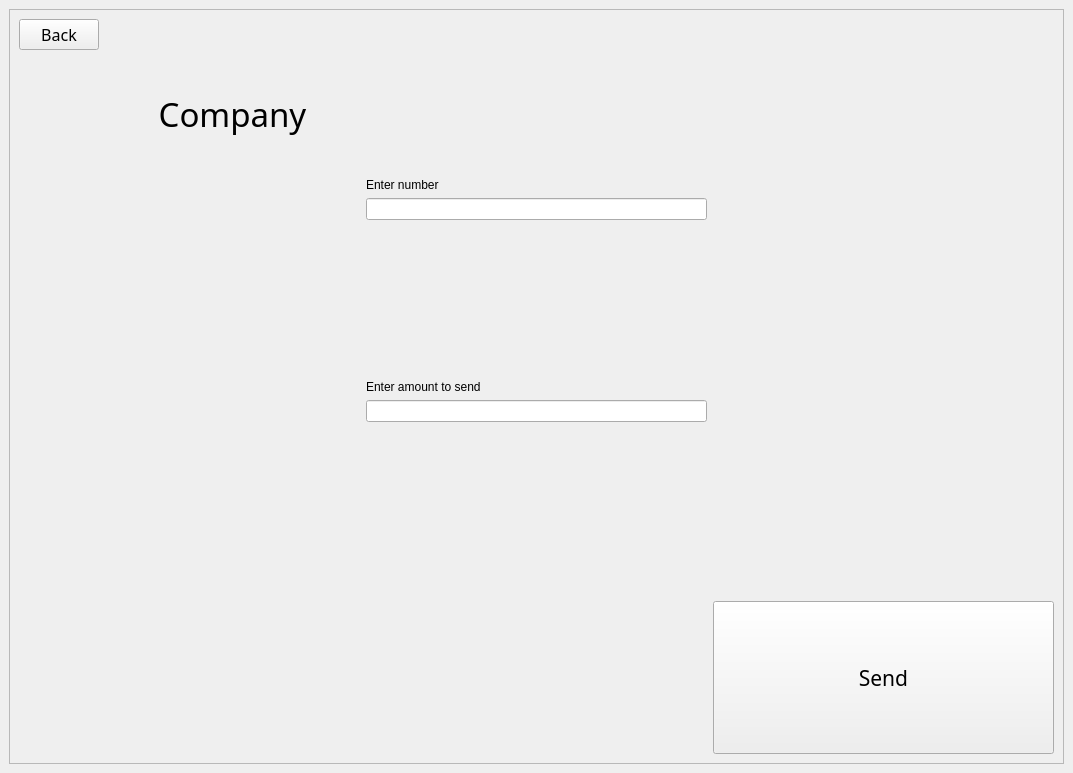
<?xml version="1.0" encoding="UTF-8"?>
<ui version="4.0">
 <class>MainWindow</class>
 <widget class="QMainWindow" name="MainWindow">
  <property name="geometry">
   <rect>
    <x>0</x>
    <y>0</y>
    <width>1073</width>
    <height>773</height>
   </rect>
  </property>
  <property name="windowTitle">
   <string>ATM</string>
  </property>
  <property name="unifiedTitleAndToolBarOnMac">
   <bool>true</bool>
  </property>
  <widget class="QWidget" name="centralwidget">
   <layout class="QGridLayout" name="gridLayout_6">
    <item row="0" column="0">
     <widget class="QStackedWidget" name="pages">
      <property name="enabled">
       <bool>true</bool>
      </property>
      <property name="sizePolicy">
       <sizepolicy hsizetype="Minimum" vsizetype="Minimum">
        <horstretch>0</horstretch>
        <verstretch>0</verstretch>
       </sizepolicy>
      </property>
      <property name="inputMethodHints">
       <set>Qt::ImhDigitsOnly|Qt::ImhPreferNumbers</set>
      </property>
      <property name="frameShape">
       <enum>QFrame::StyledPanel</enum>
      </property>
      <property name="frameShadow">
       <enum>QFrame::Raised</enum>
      </property>
      <property name="currentIndex">
       <number>5</number>
      </property>
      <widget class="QWidget" name="home_page">
       <property name="autoFillBackground">
        <bool>true</bool>
       </property>
       <layout class="QGridLayout" name="options_grid">
        <item row="2" column="0">
         <widget class="QPushButton" name="exit_button">
          <property name="sizePolicy">
           <sizepolicy hsizetype="Minimum" vsizetype="Expanding">
            <horstretch>0</horstretch>
            <verstretch>0</verstretch>
           </sizepolicy>
          </property>
          <property name="minimumSize">
           <size>
            <width>363</width>
            <height>69</height>
           </size>
          </property>
          <property name="font">
           <font>
            <family>Gill Sans Ultra Bold</family>
            <pointsize>18</pointsize>
           </font>
          </property>
          <property name="text">
           <string>Exit</string>
          </property>
         </widget>
        </item>
        <item row="1" column="1">
         <widget class="QPushButton" name="fawry_page_button">
          <property name="sizePolicy">
           <sizepolicy hsizetype="Minimum" vsizetype="Expanding">
            <horstretch>0</horstretch>
            <verstretch>0</verstretch>
           </sizepolicy>
          </property>
          <property name="minimumSize">
           <size>
            <width>362</width>
            <height>70</height>
           </size>
          </property>
          <property name="font">
           <font>
            <family>Gill Sans Ultra Bold</family>
            <pointsize>18</pointsize>
           </font>
          </property>
          <property name="text">
           <string>Fawry Service</string>
          </property>
         </widget>
        </item>
        <item row="0" column="0">
         <widget class="QPushButton" name="withdraw_page_button">
          <property name="sizePolicy">
           <sizepolicy hsizetype="Minimum" vsizetype="Expanding">
            <horstretch>0</horstretch>
            <verstretch>0</verstretch>
           </sizepolicy>
          </property>
          <property name="minimumSize">
           <size>
            <width>363</width>
            <height>69</height>
           </size>
          </property>
          <property name="font">
           <font>
            <family>Gill Sans Ultra Bold</family>
            <pointsize>18</pointsize>
           </font>
          </property>
          <property name="text">
           <string> Cash Withdraw</string>
          </property>
         </widget>
        </item>
        <item row="0" column="1">
         <widget class="QPushButton" name="inquiry_page_button">
          <property name="sizePolicy">
           <sizepolicy hsizetype="Minimum" vsizetype="Expanding">
            <horstretch>0</horstretch>
            <verstretch>0</verstretch>
           </sizepolicy>
          </property>
          <property name="minimumSize">
           <size>
            <width>362</width>
            <height>69</height>
           </size>
          </property>
          <property name="font">
           <font>
            <family>Gill Sans Ultra Bold</family>
            <pointsize>18</pointsize>
           </font>
          </property>
          <property name="text">
           <string>Balance Inquiry</string>
          </property>
         </widget>
        </item>
        <item row="1" column="0">
         <widget class="QPushButton" name="password_page_button">
          <property name="sizePolicy">
           <sizepolicy hsizetype="Minimum" vsizetype="Expanding">
            <horstretch>0</horstretch>
            <verstretch>0</verstretch>
           </sizepolicy>
          </property>
          <property name="minimumSize">
           <size>
            <width>363</width>
            <height>70</height>
           </size>
          </property>
          <property name="font">
           <font>
            <family>Gill Sans Ultra Bold</family>
            <pointsize>18</pointsize>
           </font>
          </property>
          <property name="text">
           <string>Password Change</string>
          </property>
         </widget>
        </item>
       </layout>
      </widget>
      <widget class="QWidget" name="withdraw_page">
       <layout class="QGridLayout" name="gridLayout">
        <item row="9" column="0">
         <spacer name="horizontalSpacer_2">
          <property name="font">
           <font>
            <family>Gill Sans Ultra Bold Condensed</family>
            <pointsize>14</pointsize>
           </font>
          </property>
          <property name="orientation">
           <enum>Qt::Horizontal</enum>
          </property>
          <property name="sizeHint" stdset="0">
           <size>
            <width>40</width>
            <height>20</height>
           </size>
          </property>
         </spacer>
        </item>
        <item row="2" column="2">
         <spacer name="verticalSpacer_2">
          <property name="font">
           <font>
            <family>Gill Sans Ultra Bold Condensed</family>
            <pointsize>14</pointsize>
           </font>
          </property>
          <property name="orientation">
           <enum>Qt::Vertical</enum>
          </property>
          <property name="sizeHint" stdset="0">
           <size>
            <width>20</width>
            <height>40</height>
           </size>
          </property>
         </spacer>
        </item>
        <item row="0" column="0">
         <layout class="QGridLayout" name="gridLayout_11">
          <item row="0" column="0">
           <widget class="QPushButton" name="back_button">
            <property name="sizePolicy">
             <sizepolicy hsizetype="Minimum" vsizetype="Minimum">
              <horstretch>0</horstretch>
              <verstretch>0</verstretch>
             </sizepolicy>
            </property>
            <property name="maximumSize">
             <size>
              <width>93</width>
              <height>28</height>
             </size>
            </property>
            <property name="font">
             <font>
              <family>Gill Sans Ultra Bold Condensed</family>
              <pointsize>14</pointsize>
             </font>
            </property>
            <property name="text">
             <string>Back</string>
            </property>
           </widget>
          </item>
          <item row="0" column="1">
           <spacer name="horizontalSpacer_14">
            <property name="orientation">
             <enum>Qt::Horizontal</enum>
            </property>
            <property name="sizeHint" stdset="0">
             <size>
              <width>40</width>
              <height>20</height>
             </size>
            </property>
           </spacer>
          </item>
         </layout>
        </item>
        <item row="10" column="2">
         <widget class="QPushButton" name="withdraw_enter">
          <property name="sizePolicy">
           <sizepolicy hsizetype="Minimum" vsizetype="Expanding">
            <horstretch>0</horstretch>
            <verstretch>0</verstretch>
           </sizepolicy>
          </property>
          <property name="font">
           <font>
            <family>Gill Sans Ultra Bold Condensed</family>
            <pointsize>14</pointsize>
           </font>
          </property>
          <property name="text">
           <string>Enter</string>
          </property>
         </widget>
        </item>
        <item row="9" column="2">
         <spacer name="horizontalSpacer">
          <property name="font">
           <font>
            <family>Gill Sans Ultra Bold Condensed</family>
            <pointsize>14</pointsize>
           </font>
          </property>
          <property name="orientation">
           <enum>Qt::Horizontal</enum>
          </property>
          <property name="sizeHint" stdset="0">
           <size>
            <width>40</width>
            <height>20</height>
           </size>
          </property>
         </spacer>
        </item>
        <item row="10" column="0">
         <widget class="QLineEdit" name="withdraw_lineedit">
          <property name="sizePolicy">
           <sizepolicy hsizetype="Minimum" vsizetype="Expanding">
            <horstretch>0</horstretch>
            <verstretch>0</verstretch>
           </sizepolicy>
          </property>
          <property name="font">
           <font>
            <family>Gill Sans Ultra Bold Condensed</family>
            <pointsize>14</pointsize>
            <weight>75</weight>
            <bold>true</bold>
           </font>
          </property>
          <property name="inputMethodHints">
           <set>Qt::ImhDigitsOnly|Qt::ImhFormattedNumbersOnly</set>
          </property>
          <property name="inputMask">
           <string/>
          </property>
          <property name="text">
           <string/>
          </property>
          <property name="maxLength">
           <number>32767</number>
          </property>
          <property name="frame">
           <bool>true</bool>
          </property>
          <property name="alignment">
           <set>Qt::AlignCenter</set>
          </property>
          <property name="cursorMoveStyle">
           <enum>Qt::LogicalMoveStyle</enum>
          </property>
          <property name="clearButtonEnabled">
           <bool>true</bool>
          </property>
         </widget>
        </item>
        <item row="6" column="2">
         <widget class="QPushButton" name="withdraw_2000">
          <property name="sizePolicy">
           <sizepolicy hsizetype="Minimum" vsizetype="Expanding">
            <horstretch>0</horstretch>
            <verstretch>0</verstretch>
           </sizepolicy>
          </property>
          <property name="font">
           <font>
            <family>Gill Sans Ultra Bold Condensed</family>
            <pointsize>14</pointsize>
           </font>
          </property>
          <property name="text">
           <string>2000</string>
          </property>
         </widget>
        </item>
        <item row="7" column="0">
         <widget class="QPushButton" name="withdraw_5000">
          <property name="sizePolicy">
           <sizepolicy hsizetype="Minimum" vsizetype="Expanding">
            <horstretch>0</horstretch>
            <verstretch>0</verstretch>
           </sizepolicy>
          </property>
          <property name="font">
           <font>
            <family>Gill Sans Ultra Bold Condensed</family>
            <pointsize>14</pointsize>
           </font>
          </property>
          <property name="text">
           <string>5000</string>
          </property>
         </widget>
        </item>
        <item row="4" column="0">
         <widget class="QPushButton" name="withdraw_200">
          <property name="sizePolicy">
           <sizepolicy hsizetype="Minimum" vsizetype="Expanding">
            <horstretch>0</horstretch>
            <verstretch>0</verstretch>
           </sizepolicy>
          </property>
          <property name="font">
           <font>
            <family>Gill Sans Ultra Bold Condensed</family>
            <pointsize>14</pointsize>
           </font>
          </property>
          <property name="text">
           <string>200</string>
          </property>
         </widget>
        </item>
        <item row="8" column="0">
         <spacer name="verticalSpacer">
          <property name="font">
           <font>
            <family>Gill Sans Ultra Bold Condensed</family>
            <pointsize>14</pointsize>
           </font>
          </property>
          <property name="orientation">
           <enum>Qt::Vertical</enum>
          </property>
          <property name="sizeHint" stdset="0">
           <size>
            <width>20</width>
            <height>40</height>
           </size>
          </property>
         </spacer>
        </item>
        <item row="6" column="0">
         <widget class="QPushButton" name="withdraw_3000">
          <property name="sizePolicy">
           <sizepolicy hsizetype="Minimum" vsizetype="Expanding">
            <horstretch>0</horstretch>
            <verstretch>0</verstretch>
           </sizepolicy>
          </property>
          <property name="font">
           <font>
            <family>Gill Sans Ultra Bold Condensed</family>
            <pointsize>14</pointsize>
           </font>
          </property>
          <property name="text">
           <string>3000</string>
          </property>
         </widget>
        </item>
        <item row="4" column="2">
         <widget class="QPushButton" name="withdraw_100">
          <property name="sizePolicy">
           <sizepolicy hsizetype="Minimum" vsizetype="Expanding">
            <horstretch>0</horstretch>
            <verstretch>0</verstretch>
           </sizepolicy>
          </property>
          <property name="font">
           <font>
            <family>Gill Sans Ultra Bold Condensed</family>
            <pointsize>14</pointsize>
           </font>
          </property>
          <property name="text">
           <string>100</string>
          </property>
         </widget>
        </item>
        <item row="5" column="2">
         <widget class="QPushButton" name="withdraw_500">
          <property name="sizePolicy">
           <sizepolicy hsizetype="Minimum" vsizetype="Expanding">
            <horstretch>0</horstretch>
            <verstretch>0</verstretch>
           </sizepolicy>
          </property>
          <property name="font">
           <font>
            <family>Gill Sans Ultra Bold Condensed</family>
            <pointsize>14</pointsize>
           </font>
          </property>
          <property name="text">
           <string>500</string>
          </property>
         </widget>
        </item>
        <item row="5" column="0">
         <widget class="QPushButton" name="withdraw_1000">
          <property name="sizePolicy">
           <sizepolicy hsizetype="Minimum" vsizetype="Expanding">
            <horstretch>0</horstretch>
            <verstretch>0</verstretch>
           </sizepolicy>
          </property>
          <property name="font">
           <font>
            <family>Gill Sans Ultra Bold Condensed</family>
            <pointsize>14</pointsize>
           </font>
          </property>
          <property name="text">
           <string>1000</string>
          </property>
         </widget>
        </item>
        <item row="7" column="2">
         <widget class="QPushButton" name="withdraw_4000">
          <property name="sizePolicy">
           <sizepolicy hsizetype="Minimum" vsizetype="Expanding">
            <horstretch>0</horstretch>
            <verstretch>0</verstretch>
           </sizepolicy>
          </property>
          <property name="font">
           <font>
            <family>Gill Sans Ultra Bold Condensed</family>
            <pointsize>14</pointsize>
           </font>
          </property>
          <property name="text">
           <string>4000</string>
          </property>
         </widget>
        </item>
        <item row="7" column="1">
         <spacer name="horizontalSpacer_13">
          <property name="orientation">
           <enum>Qt::Horizontal</enum>
          </property>
          <property name="sizeHint" stdset="0">
           <size>
            <width>40</width>
            <height>20</height>
           </size>
          </property>
         </spacer>
        </item>
        <item row="2" column="0">
         <spacer name="verticalSpacer_20">
          <property name="orientation">
           <enum>Qt::Vertical</enum>
          </property>
          <property name="sizeHint" stdset="0">
           <size>
            <width>20</width>
            <height>40</height>
           </size>
          </property>
         </spacer>
        </item>
        <item row="8" column="2">
         <spacer name="verticalSpacer_19">
          <property name="orientation">
           <enum>Qt::Vertical</enum>
          </property>
          <property name="sizeHint" stdset="0">
           <size>
            <width>20</width>
            <height>40</height>
           </size>
          </property>
         </spacer>
        </item>
       </layout>
      </widget>
      <widget class="QWidget" name="Inquiry_page">
       <layout class="QGridLayout" name="gridLayout_2">
        <item row="0" column="0">
         <layout class="QGridLayout" name="inquiry_grid">
          <item row="0" column="0">
           <layout class="QGridLayout" name="gridLayout_10">
            <item row="0" column="1">
             <spacer name="horizontalSpacer_10">
              <property name="orientation">
               <enum>Qt::Horizontal</enum>
              </property>
              <property name="sizeHint" stdset="0">
               <size>
                <width>40</width>
                <height>20</height>
               </size>
              </property>
             </spacer>
            </item>
            <item row="0" column="0">
             <widget class="QPushButton" name="back_button_6">
              <property name="sizePolicy">
               <sizepolicy hsizetype="Minimum" vsizetype="Minimum">
                <horstretch>0</horstretch>
                <verstretch>0</verstretch>
               </sizepolicy>
              </property>
              <property name="font">
               <font>
                <family>Gill Sans Ultra Bold Condensed</family>
                <pointsize>12</pointsize>
               </font>
              </property>
              <property name="text">
               <string>Back</string>
              </property>
             </widget>
            </item>
            <item row="1" column="0">
             <spacer name="verticalSpacer_13">
              <property name="orientation">
               <enum>Qt::Vertical</enum>
              </property>
              <property name="sizeHint" stdset="0">
               <size>
                <width>20</width>
                <height>40</height>
               </size>
              </property>
             </spacer>
            </item>
           </layout>
          </item>
          <item row="6" column="0">
           <spacer name="verticalSpacer_14">
            <property name="orientation">
             <enum>Qt::Vertical</enum>
            </property>
            <property name="sizeHint" stdset="0">
             <size>
              <width>20</width>
              <height>40</height>
             </size>
            </property>
           </spacer>
          </item>
          <item row="6" column="1">
           <widget class="QPushButton" name="inquiry_ok">
            <property name="sizePolicy">
             <sizepolicy hsizetype="Minimum" vsizetype="Minimum">
              <horstretch>0</horstretch>
              <verstretch>0</verstretch>
             </sizepolicy>
            </property>
            <property name="font">
             <font>
              <family>Gill Sans Ultra Bold</family>
              <pointsize>16</pointsize>
             </font>
            </property>
            <property name="text">
             <string>OK</string>
            </property>
           </widget>
          </item>
          <item row="2" column="0" colspan="2">
           <widget class="QLabel" name="Name_label">
            <property name="font">
             <font>
              <family>Gill Sans MT Ext Condensed Bold</family>
              <pointsize>25</pointsize>
             </font>
            </property>
            <property name="text">
             <string>Name</string>
            </property>
            <property name="alignment">
             <set>Qt::AlignCenter</set>
            </property>
           </widget>
          </item>
          <item row="4" column="0" colspan="2">
           <widget class="QLabel" name="Balance_label">
            <property name="font">
             <font>
              <family>Gill Sans MT Ext Condensed Bold</family>
              <pointsize>25</pointsize>
             </font>
            </property>
            <property name="text">
             <string>Balance</string>
            </property>
            <property name="alignment">
             <set>Qt::AlignCenter</set>
            </property>
           </widget>
          </item>
          <item row="0" column="1">
           <spacer name="horizontalSpacer_7">
            <property name="orientation">
             <enum>Qt::Horizontal</enum>
            </property>
            <property name="sizeHint" stdset="0">
             <size>
              <width>40</width>
              <height>20</height>
             </size>
            </property>
           </spacer>
          </item>
          <item row="3" column="0">
           <spacer name="verticalSpacer_15">
            <property name="orientation">
             <enum>Qt::Vertical</enum>
            </property>
            <property name="sizeHint" stdset="0">
             <size>
              <width>20</width>
              <height>40</height>
             </size>
            </property>
           </spacer>
          </item>
          <item row="5" column="0">
           <spacer name="verticalSpacer_16">
            <property name="orientation">
             <enum>Qt::Vertical</enum>
            </property>
            <property name="sizeHint" stdset="0">
             <size>
              <width>20</width>
              <height>40</height>
             </size>
            </property>
           </spacer>
          </item>
         </layout>
        </item>
       </layout>
      </widget>
      <widget class="QWidget" name="password_page">
       <layout class="QGridLayout" name="gridLayout_4">
        <item row="8" column="1">
         <spacer name="verticalSpacer_10">
          <property name="orientation">
           <enum>Qt::Vertical</enum>
          </property>
          <property name="sizeHint" stdset="0">
           <size>
            <width>20</width>
            <height>140</height>
           </size>
          </property>
         </spacer>
        </item>
        <item row="8" column="2">
         <widget class="QPushButton" name="password_ok">
          <property name="sizePolicy">
           <sizepolicy hsizetype="Minimum" vsizetype="Expanding">
            <horstretch>0</horstretch>
            <verstretch>0</verstretch>
           </sizepolicy>
          </property>
          <property name="font">
           <font>
            <family>Gill Sans Ultra Bold</family>
            <pointsize>16</pointsize>
           </font>
          </property>
          <property name="text">
           <string>OK</string>
          </property>
         </widget>
        </item>
        <item row="5" column="1">
         <widget class="QLineEdit" name="re_new_password_line">
          <property name="sizePolicy">
           <sizepolicy hsizetype="Expanding" vsizetype="Expanding">
            <horstretch>0</horstretch>
            <verstretch>0</verstretch>
           </sizepolicy>
          </property>
          <property name="inputMethodHints">
           <set>Qt::ImhHiddenText|Qt::ImhNoAutoUppercase|Qt::ImhNoPredictiveText|Qt::ImhSensitiveData</set>
          </property>
          <property name="maxLength">
           <number>4</number>
          </property>
          <property name="echoMode">
           <enum>QLineEdit::Password</enum>
          </property>
          <property name="alignment">
           <set>Qt::AlignCenter</set>
          </property>
          <property name="clearButtonEnabled">
           <bool>true</bool>
          </property>
         </widget>
        </item>
        <item row="4" column="1">
         <widget class="QLabel" name="label_5">
          <property name="text">
           <string>Re-enter Password</string>
          </property>
         </widget>
        </item>
        <item row="6" column="1">
         <spacer name="verticalSpacer_7">
          <property name="orientation">
           <enum>Qt::Vertical</enum>
          </property>
          <property name="sizeHint" stdset="0">
           <size>
            <width>20</width>
            <height>140</height>
           </size>
          </property>
         </spacer>
        </item>
        <item row="7" column="0">
         <spacer name="horizontalSpacer_6">
          <property name="orientation">
           <enum>Qt::Horizontal</enum>
          </property>
          <property name="sizeHint" stdset="0">
           <size>
            <width>335</width>
            <height>20</height>
           </size>
          </property>
         </spacer>
        </item>
        <item row="7" column="2">
         <spacer name="horizontalSpacer_5">
          <property name="orientation">
           <enum>Qt::Horizontal</enum>
          </property>
          <property name="sizeHint" stdset="0">
           <size>
            <width>335</width>
            <height>20</height>
           </size>
          </property>
         </spacer>
        </item>
        <item row="0" column="1">
         <spacer name="verticalSpacer_9">
          <property name="orientation">
           <enum>Qt::Vertical</enum>
          </property>
          <property name="sizeHint" stdset="0">
           <size>
            <width>20</width>
            <height>140</height>
           </size>
          </property>
         </spacer>
        </item>
        <item row="1" column="1">
         <widget class="QLabel" name="label_6">
          <property name="sizePolicy">
           <sizepolicy hsizetype="Minimum" vsizetype="Minimum">
            <horstretch>0</horstretch>
            <verstretch>0</verstretch>
           </sizepolicy>
          </property>
          <property name="text">
           <string>Enter Password</string>
          </property>
         </widget>
        </item>
        <item row="2" column="1">
         <widget class="QLineEdit" name="new_password_line">
          <property name="sizePolicy">
           <sizepolicy hsizetype="Expanding" vsizetype="Expanding">
            <horstretch>0</horstretch>
            <verstretch>0</verstretch>
           </sizepolicy>
          </property>
          <property name="inputMethodHints">
           <set>Qt::ImhHiddenText|Qt::ImhNoAutoUppercase|Qt::ImhNoPredictiveText|Qt::ImhSensitiveData</set>
          </property>
          <property name="maxLength">
           <number>4</number>
          </property>
          <property name="echoMode">
           <enum>QLineEdit::Password</enum>
          </property>
          <property name="alignment">
           <set>Qt::AlignCenter</set>
          </property>
          <property name="clearButtonEnabled">
           <bool>true</bool>
          </property>
         </widget>
        </item>
        <item row="3" column="1">
         <spacer name="verticalSpacer_8">
          <property name="orientation">
           <enum>Qt::Vertical</enum>
          </property>
          <property name="sizeHint" stdset="0">
           <size>
            <width>20</width>
            <height>140</height>
           </size>
          </property>
         </spacer>
        </item>
        <item row="0" column="0">
         <layout class="QGridLayout" name="gridLayout_8">
          <item row="0" column="1">
           <spacer name="horizontalSpacer_8">
            <property name="orientation">
             <enum>Qt::Horizontal</enum>
            </property>
            <property name="sizeHint" stdset="0">
             <size>
              <width>40</width>
              <height>20</height>
             </size>
            </property>
           </spacer>
          </item>
          <item row="0" column="0">
           <widget class="QPushButton" name="back_button_8">
            <property name="sizePolicy">
             <sizepolicy hsizetype="Minimum" vsizetype="Minimum">
              <horstretch>0</horstretch>
              <verstretch>0</verstretch>
             </sizepolicy>
            </property>
            <property name="font">
             <font>
              <family>Gill Sans Ultra Bold Condensed</family>
              <pointsize>12</pointsize>
             </font>
            </property>
            <property name="text">
             <string>Back</string>
            </property>
           </widget>
          </item>
          <item row="1" column="0">
           <spacer name="verticalSpacer_11">
            <property name="orientation">
             <enum>Qt::Vertical</enum>
            </property>
            <property name="sizeHint" stdset="0">
             <size>
              <width>20</width>
              <height>40</height>
             </size>
            </property>
           </spacer>
          </item>
         </layout>
        </item>
       </layout>
      </widget>
      <widget class="QWidget" name="fawry_page">
       <layout class="QGridLayout" name="gridLayout_3">
        <item row="2" column="1">
         <widget class="QPushButton" name="etisalat_button">
          <property name="sizePolicy">
           <sizepolicy hsizetype="Minimum" vsizetype="Expanding">
            <horstretch>0</horstretch>
            <verstretch>0</verstretch>
           </sizepolicy>
          </property>
          <property name="font">
           <font>
            <family>Gill Sans Ultra Bold Condensed</family>
            <pointsize>16</pointsize>
           </font>
          </property>
          <property name="text">
           <string>Etisalat</string>
          </property>
         </widget>
        </item>
        <item row="2" column="3">
         <widget class="QPushButton" name="orange_button">
          <property name="sizePolicy">
           <sizepolicy hsizetype="Minimum" vsizetype="Expanding">
            <horstretch>0</horstretch>
            <verstretch>0</verstretch>
           </sizepolicy>
          </property>
          <property name="font">
           <font>
            <family>Gill Sans Ultra Bold Condensed</family>
            <pointsize>16</pointsize>
           </font>
          </property>
          <property name="text">
           <string>Orange</string>
          </property>
         </widget>
        </item>
        <item row="3" column="1">
         <widget class="QPushButton" name="vodafone_button">
          <property name="sizePolicy">
           <sizepolicy hsizetype="Minimum" vsizetype="Expanding">
            <horstretch>0</horstretch>
            <verstretch>0</verstretch>
           </sizepolicy>
          </property>
          <property name="font">
           <font>
            <family>Gill Sans Ultra Bold Condensed</family>
            <pointsize>16</pointsize>
           </font>
          </property>
          <property name="text">
           <string>Vodafone</string>
          </property>
         </widget>
        </item>
        <item row="3" column="3">
         <widget class="QPushButton" name="we_button">
          <property name="sizePolicy">
           <sizepolicy hsizetype="Minimum" vsizetype="Expanding">
            <horstretch>0</horstretch>
            <verstretch>0</verstretch>
           </sizepolicy>
          </property>
          <property name="font">
           <font>
            <family>Gill Sans Ultra Bold Condensed</family>
            <pointsize>16</pointsize>
           </font>
          </property>
          <property name="text">
           <string>We</string>
          </property>
         </widget>
        </item>
        <item row="0" column="3">
         <spacer name="horizontalSpacer_11">
          <property name="orientation">
           <enum>Qt::Horizontal</enum>
          </property>
          <property name="sizeHint" stdset="0">
           <size>
            <width>40</width>
            <height>20</height>
           </size>
          </property>
         </spacer>
        </item>
        <item row="0" column="1">
         <spacer name="horizontalSpacer_12">
          <property name="orientation">
           <enum>Qt::Horizontal</enum>
          </property>
          <property name="sizeHint" stdset="0">
           <size>
            <width>40</width>
            <height>20</height>
           </size>
          </property>
         </spacer>
        </item>
        <item row="2" column="0">
         <spacer name="verticalSpacer_17">
          <property name="orientation">
           <enum>Qt::Vertical</enum>
          </property>
          <property name="sizeHint" stdset="0">
           <size>
            <width>20</width>
            <height>40</height>
           </size>
          </property>
         </spacer>
        </item>
        <item row="3" column="0">
         <spacer name="verticalSpacer_18">
          <property name="orientation">
           <enum>Qt::Vertical</enum>
          </property>
          <property name="sizeHint" stdset="0">
           <size>
            <width>20</width>
            <height>40</height>
           </size>
          </property>
         </spacer>
        </item>
        <item row="0" column="0">
         <widget class="QPushButton" name="back_button_3">
          <property name="maximumSize">
           <size>
            <width>93</width>
            <height>28</height>
           </size>
          </property>
          <property name="font">
           <font>
            <family>Gill Sans Ultra Bold Condensed</family>
            <pointsize>14</pointsize>
           </font>
          </property>
          <property name="text">
           <string>Back</string>
          </property>
         </widget>
        </item>
       </layout>
      </widget>
      <widget class="QWidget" name="send_page">
       <layout class="QGridLayout" name="gridLayout_5">
        <item row="10" column="2">
         <spacer name="horizontalSpacer_4">
          <property name="orientation">
           <enum>Qt::Horizontal</enum>
          </property>
          <property name="sizeHint" stdset="0">
           <size>
            <width>40</width>
            <height>20</height>
           </size>
          </property>
         </spacer>
        </item>
        <item row="8" column="1">
         <widget class="QLineEdit" name="amount_lineedit">
          <property name="sizePolicy">
           <sizepolicy hsizetype="Expanding" vsizetype="Minimum">
            <horstretch>0</horstretch>
            <verstretch>0</verstretch>
           </sizepolicy>
          </property>
          <property name="alignment">
           <set>Qt::AlignCenter</set>
          </property>
          <property name="clearButtonEnabled">
           <bool>true</bool>
          </property>
         </widget>
        </item>
        <item row="11" column="2">
         <widget class="QPushButton" name="send_button">
          <property name="sizePolicy">
           <sizepolicy hsizetype="Minimum" vsizetype="Expanding">
            <horstretch>0</horstretch>
            <verstretch>0</verstretch>
           </sizepolicy>
          </property>
          <property name="font">
           <font>
            <family>Gill Sans Ultra Bold Condensed</family>
            <pointsize>16</pointsize>
           </font>
          </property>
          <property name="text">
           <string>Send</string>
          </property>
         </widget>
        </item>
        <item row="11" column="1">
         <spacer name="verticalSpacer_6">
          <property name="orientation">
           <enum>Qt::Vertical</enum>
          </property>
          <property name="sizeHint" stdset="0">
           <size>
            <width>20</width>
            <height>40</height>
           </size>
          </property>
         </spacer>
        </item>
        <item row="10" column="0">
         <spacer name="horizontalSpacer_3">
          <property name="orientation">
           <enum>Qt::Horizontal</enum>
          </property>
          <property name="sizeHint" stdset="0">
           <size>
            <width>40</width>
            <height>20</height>
           </size>
          </property>
         </spacer>
        </item>
        <item row="4" column="1">
         <widget class="QLineEdit" name="mobile_lineedit">
          <property name="sizePolicy">
           <sizepolicy hsizetype="Expanding" vsizetype="Minimum">
            <horstretch>0</horstretch>
            <verstretch>0</verstretch>
           </sizepolicy>
          </property>
          <property name="text">
           <string/>
          </property>
          <property name="maxLength">
           <number>11</number>
          </property>
          <property name="alignment">
           <set>Qt::AlignCenter</set>
          </property>
          <property name="clearButtonEnabled">
           <bool>true</bool>
          </property>
         </widget>
        </item>
        <item row="9" column="1">
         <spacer name="verticalSpacer_4">
          <property name="orientation">
           <enum>Qt::Vertical</enum>
          </property>
          <property name="sizeHint" stdset="0">
           <size>
            <width>20</width>
            <height>40</height>
           </size>
          </property>
         </spacer>
        </item>
        <item row="1" column="1">
         <spacer name="verticalSpacer_5">
          <property name="orientation">
           <enum>Qt::Vertical</enum>
          </property>
          <property name="sizeHint" stdset="0">
           <size>
            <width>20</width>
            <height>40</height>
           </size>
          </property>
         </spacer>
        </item>
        <item row="5" column="1">
         <spacer name="verticalSpacer_3">
          <property name="orientation">
           <enum>Qt::Vertical</enum>
          </property>
          <property name="sizeHint" stdset="0">
           <size>
            <width>20</width>
            <height>40</height>
           </size>
          </property>
         </spacer>
        </item>
        <item row="2" column="1">
         <widget class="QLabel" name="label_3">
          <property name="sizePolicy">
           <sizepolicy hsizetype="Minimum" vsizetype="Minimum">
            <horstretch>0</horstretch>
            <verstretch>0</verstretch>
           </sizepolicy>
          </property>
          <property name="text">
           <string>Enter number</string>
          </property>
         </widget>
        </item>
        <item row="6" column="1">
         <widget class="QLabel" name="label_4">
          <property name="text">
           <string>Enter amount to send</string>
          </property>
         </widget>
        </item>
        <item row="1" column="0">
         <layout class="QGridLayout" name="gridLayout_9">
          <item row="0" column="1">
           <spacer name="horizontalSpacer_9">
            <property name="orientation">
             <enum>Qt::Horizontal</enum>
            </property>
            <property name="sizeHint" stdset="0">
             <size>
              <width>40</width>
              <height>20</height>
             </size>
            </property>
           </spacer>
          </item>
          <item row="0" column="0">
           <widget class="QPushButton" name="back_button_7">
            <property name="sizePolicy">
             <sizepolicy hsizetype="Minimum" vsizetype="Minimum">
              <horstretch>0</horstretch>
              <verstretch>0</verstretch>
             </sizepolicy>
            </property>
            <property name="font">
             <font>
              <family>Gill Sans Ultra Bold</family>
              <pointsize>12</pointsize>
             </font>
            </property>
            <property name="text">
             <string>Back</string>
            </property>
           </widget>
          </item>
          <item row="1" column="0">
           <spacer name="verticalSpacer_12">
            <property name="orientation">
             <enum>Qt::Vertical</enum>
            </property>
            <property name="sizeHint" stdset="0">
             <size>
              <width>20</width>
              <height>40</height>
             </size>
            </property>
           </spacer>
          </item>
          <item row="1" column="1">
           <widget class="QLabel" name="company_label">
            <property name="font">
             <font>
              <family>Gill Sans Ultra Bold Condensed</family>
              <pointsize>25</pointsize>
             </font>
            </property>
            <property name="text">
             <string>Company</string>
            </property>
            <property name="alignment">
             <set>Qt::AlignCenter</set>
            </property>
           </widget>
          </item>
         </layout>
        </item>
       </layout>
      </widget>
     </widget>
    </item>
   </layout>
  </widget>
 </widget>
 <resources/>
 <connections/>
</ui>
